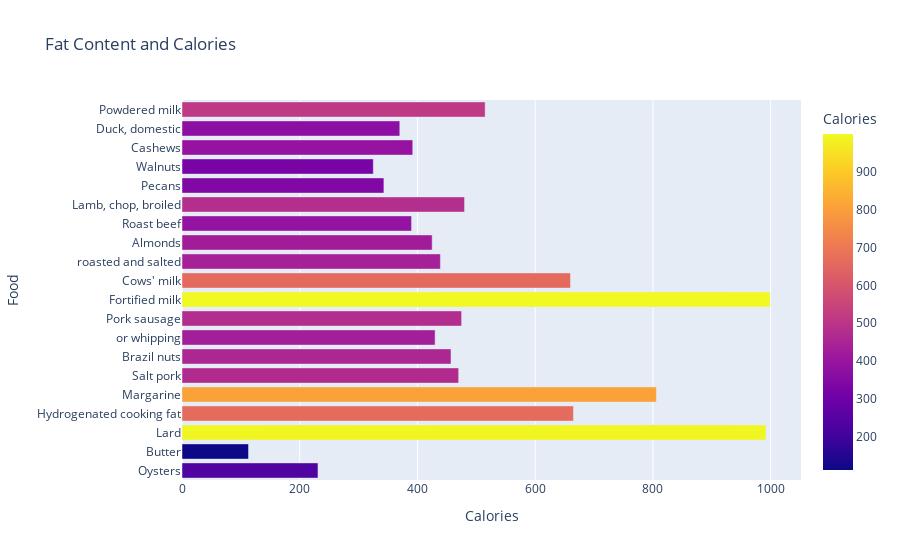

Write notebook code for a chart like this one.
### Code cell
# fats= nutrients.sort_values(by='Fat', ascending= False)
# top_20_fat=fats.head(20)
# fig = px.bar(top_20_fat, x='Food', y='Calories', color='Calories', title=' Fat Content and Calories')
# fig.show()

import plotly.express as px

fats = nutrients.sort_values(by='Fat', ascending=False)
top_20_fat = fats.head(20)

fig = px.bar(top_20_fat, y='Food', x='Calories', color='Calories', orientation='h', title='Fat Content and Calories')
fig.show()

### Figure 1 — Plotly figure (JSON) as saved in the notebook; plotly's stock layout.template omitted (floating-point values rounded to 4 significant figures)
{"data": [{"alignmentgroup": "True", "hovertemplate": "Calories=%{marker.color}<br>Food=%{y}<extra></extra>", "legendgroup": "", "marker": {"color": [231, 113, 992, 665, 806, 470, 457, 430, 475, 999, 660, 439, 425, 390, 480, 343, 325, 392, 370, 515], "coloraxis": "coloraxis", "pattern": {"shape": ""}}, "name": "", "offsetgroup": "", "orientation": "h", "showlegend": false, "textposition": "auto", "type": "bar", "x": [231, 113, 992, 665, 806, 470, 457, 430, 475, 999, 660, 439, 425, 390, 480, 343, 325, 392, 370, 515], "xaxis": "x", "y": ["Oysters", "Butter", "Lard", "Hydrogenated cooking fat", "Margarine", "Salt pork", "Brazil nuts", "or whipping", "Pork sausage", "Fortified milk", "Cows' milk", "roasted and salted", "Almonds", "Roast beef", "Lamb, chop, broiled", "Pecans", "Walnuts", "Cashews", "Duck, domestic", "Powdered milk"], "yaxis": "y"}], "layout": {"autosize": true, "barmode": "relative", "coloraxis": {"colorbar": {"title": {"text": "Calories"}}, "colorscale": [[0, "#0d0887"], [0.1111, "#46039f"], [0.2222, "#7201a8"], [0.3333, "#9c179e"], [0.4444, "#bd3786"], [0.5556, "#d8576b"], [0.6667, "#ed7953"], [0.7778, "#fb9f3a"], [0.8889, "#fdca26"], [1, "#f0f921"]]}, "legend": {"tracegroupgap": 0}, "title": {"text": "Fat Content and Calories"}, "xaxis": {"anchor": "y", "autorange": true, "domain": [0, 1], "range": [0, 1052.0], "title": {"text": "Calories"}, "type": "linear"}, "yaxis": {"anchor": "x", "autorange": true, "domain": [0, 1], "range": [-0.5, 19.5], "title": {"text": "Food"}, "type": "category"}}}
